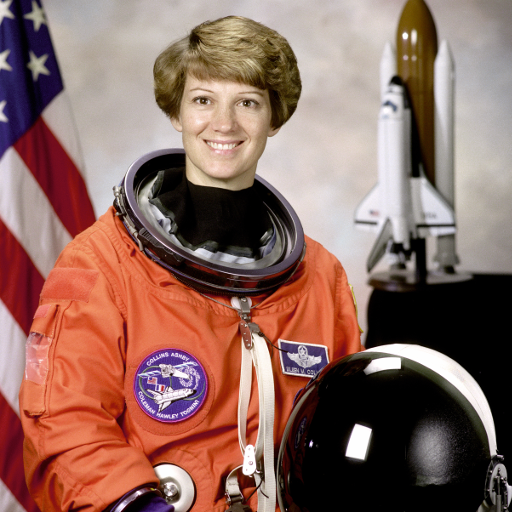
#> input picture lab_2/data/input/01_astronaut.png, 512 x 512 px; the run also reads 1 picture not shown here
$ jupyter execute --allow-errors 02_negative_threshold.ipynb
#> lines starting #> are read from the running program, lines starting #| are printed output that depends on the picture; after the words box and inside, x2 and y2 are one past the last pixel; in counts of white or black regions, pixels touching at a corner belong together
### lab_2/src/common.py
"""Module common.py - Các hàm tiện ích dùng chung cho Bài Lab 2 (Chương 2).

Bao gồm:
- Đọc và lưu ảnh an toàn với đường dẫn tiếng Việt Unicode trên Windows.
- Chuyển đổi không gian màu BGR sang RGB để hiển thị bằng Matplotlib.
- Kiểm tra tính hợp lệ của mảng ảnh đầu vào.
- Tiện ích hiển thị nhiều ảnh cạnh nhau (side-by-side).
"""

from __future__ import annotations

from pathlib import Path
from typing import List, Tuple, Union

import cv2
import matplotlib.pyplot as plt
import numpy as np


def validate_image(image: np.ndarray) -> np.ndarray:
    """Kiểm tra tính hợp lệ của mảng ảnh đầu vào."""
    if not isinstance(image, np.ndarray):
        raise TypeError(f"Ảnh phải là mảng numpy.ndarray, nhận được: {type(image)}")
    if image.dtype != np.uint8:
        raise TypeError(f"Ảnh phải có kiểu dữ liệu uint8, nhận được: {image.dtype}")
    if image.size == 0:
        raise ValueError("Ảnh đầu vào không được rỗng.")
    if image.ndim not in (2, 3):
        raise ValueError(f"Ảnh phải có 2 chiều (ảnh xám) hoặc 3 chiều (ảnh màu), nhận được: {image.ndim} chiều.")
    if image.ndim == 3 and image.shape[2] not in (1, 3, 4):
        raise ValueError(f"Ảnh màu phải có 1, 3 hoặc 4 kênh màu, nhận được: {image.shape[2]} kênh.")
    return image


def read_image(path: Union[str, Path], as_gray: bool = False) -> np.ndarray:
    """Đọc ảnh từ đường dẫn hỗ trợ an toàn Unicode tiếng Việt trên Windows.

    Args:
        path: Đường dẫn tới file ảnh.
        as_gray: Nếu True đọc ảnh thang xám, nếu False đọc ảnh màu BGR.
    """
    p = Path(path).resolve()
    if not p.is_file():
        raise FileNotFoundError(f"Không tìm thấy file ảnh tại: {p}")

    data = np.fromfile(str(p), dtype=np.uint8)
    flag = cv2.IMREAD_GRAYSCALE if as_gray else cv2.IMREAD_COLOR
    img = cv2.imdecode(data, flag)

    if img is None:
        raise ValueError(f"Không thể giải mã file ảnh: {p}")
    return img


def save_image(path: Union[str, Path], image: np.ndarray) -> bool:
    """Lưu ảnh vào đường dẫn hỗ trợ Unicode trên Windows."""
    validate_image(image)
    p = Path(path).resolve()
    p.parent.mkdir(parents=True, exist_ok=True)
    ext = p.suffix.lower() if p.suffix else ".png"

    success, buffer = cv2.imencode(ext, image)
    if not success:
        raise OSError(f"Không thể mã hóa ảnh sang định dạng: {ext}")

    with open(p, "wb") as f:
        f.write(buffer)
    return True


# [71 lines left out: functions bgr_to_rgb, to_grayscale, show_images, not called in this run]

### lab_2/src/negative_threshold.py


# """Module negative_threshold.py - Biến đổi âm bản và cắt ngưỡng (TV3 - Văn Tôn).

# - Mục I.3: Đảo ngược âm bản (Image Negative): pixel_mới = 255 - pixel_cũ
# - Mục I.4: Phân ngưỡng (Thresholding):
#     + Nếu pixel_cũ >= ngưỡng -> pixel_mới = 255 (màu trắng)
#     + Nếu pixel_cũ <  ngưỡng -> pixel_mới = 0   (màu đen)
# - Tích hợp tính Histogram mức xám bằng cv2.calcHist để phân tích ngưỡng.
# """

# from __future__ import annotations

# from typing import Dict, Sequence, Tuple

# import cv2
# import numpy as np


# def to_grayscale(image: np.ndarray) -> np.ndarray:
#     """Chuyển đổi không gian màu sang ảnh đa cấp xám 8-bit (256 mức xám: 0 -> 255).

#     Nếu ảnh đầu vào đã là ảnh xám (2D) thì trả về bản sao.
#     Nếu là ảnh màu BGR/BGRA thì chuyển về ảnh xám bằng cv2.cvtColor.
#     """
#     validate_image(image)
#     if image.ndim == 2:
#         return image.copy()
#     if image.shape[2] == 1:
#         return image[:, :, 0].copy()
#     if image.shape[2] == 3:
#         return cv2.cvtColor(image, cv2.COLOR_BGR2GRAY)
#     if image.shape[2] == 4:
#         return cv2.cvtColor(image, cv2.COLOR_BGRA2GRAY)
#     raise ValueError(f"Số kênh màu không hợp lệ: {image.shape}")


# def image_negative(image: np.ndarray) -> np.ndarray:
#     """Tạo ảnh âm bản theo đúng hàm mẫu trang 7 & công thức trang 6 trong bài giảng.

#     Công thức: pixel_mới = 255 - pixel_cũ
#     """
#     validate_image(image)
#     negative_image = 255 - image
#     return negative_image.astype(np.uint8)


# negative_transform = image_negative


# def validate_threshold_value(thresh: int | float, maxval: int = 255) -> Tuple[int, int]:
#     """Kiểm tra tính hợp lệ của giá trị ngưỡng trong khoảng mức xám 8-bit [0, 255]."""
#     if not isinstance(thresh, (int, float, np.number)) or isinstance(thresh, bool):
#         raise TypeError(f"Ngưỡng (thresh) phải là kiểu số, nhận được: {type(thresh)}")
#     if thresh < 0 or thresh > 255:
#         raise ValueError(f"Ngưỡng (thresh) phải nằm trong khoảng [0, 255], nhận được: {thresh}")
#     if not isinstance(maxval, (int, np.integer)) or not (0 <= int(maxval) <= 255):
#         raise ValueError(f"Giá trị maxval phải nằm trong [0, 255], nhận được: {maxval}")
#     return int(round(float(thresh))), int(maxval)


# def threshold_image(
#     image: np.ndarray,
#     thresh: int | float = 128,
#     maxval: int = 255,
#     invert: bool = False,
# ) -> np.ndarray:
#     """Phân ngưỡng chuyển ảnh xám thành ảnh nhị phân theo công thức Trang 6 bài giảng.

#     Công thức chuẩn (khi invert=False):
#     - Nếu pixel_cũ >= ngưỡng: pixel_mới = 255 (màu trắng)
#     - Nếu pixel_cũ <  ngưỡng: pixel_mới = 0   (màu đen)
#     """
#     t_val, max_val = validate_threshold_value(thresh, maxval)
#     gray = to_grayscale(image)
#     if not invert:
#         binary = np.where(gray >= t_val, max_val, 0)
#     else:
#         binary = np.where(gray >= t_val, 0, max_val)
#     return binary.astype(np.uint8)


# binary_threshold_manual = threshold_image


# def threshold_opencv(
#     image: np.ndarray,
#     thresh: int | float = 128,
#     maxval: int = 255,
#     invert: bool = False,
# ) -> np.ndarray:
#     """Phân ngưỡng bằng hàm cv2.threshold của OpenCV."""
#     t_val, max_val = validate_threshold_value(thresh, maxval)
#     gray = to_grayscale(image)
#     if t_val == 0:
#         return np.full_like(gray, 0 if invert else max_val, dtype=np.uint8)
#     flag = cv2.THRESH_BINARY_INV if invert else cv2.THRESH_BINARY
#     # cv2.threshold kiểm tra điều kiện (pixel > T), nên truyền (t_val - 1) để khớp với (pixel >= t_val)
#     _, binary = cv2.threshold(gray, t_val - 1, max_val, flag)
#     return binary


# def apply_multiple_thresholds(
#     image: np.ndarray,
#     thresholds: Sequence[int | float] = (80, 128, 180),
#     maxval: int = 255,
# ) -> Dict[int, np.ndarray]:
#     """Thử nghiệm nhiều giá trị ngưỡng khác nhau trên cùng một ảnh xám."""
#     if not thresholds:
#         raise ValueError("Danh sách ngưỡng (thresholds) không được rỗng.")
#     gray = to_grayscale(image)
#     results: Dict[int, np.ndarray] = {}
#     for t in thresholds:
#         t_val, _ = validate_threshold_value(t, maxval)
#         results[t_val] = threshold_image(gray, thresh=t_val, maxval=maxval)
#     return results


# def compute_grayscale_histogram(image: np.ndarray) -> np.ndarray:
#     """Tính Histogram mức xám bằng cv2.calcHist theo đúng hướng dẫn """
#     gray = to_grayscale(image)
#     hist = cv2.calcHist([gray], [0], None, [256], [0, 256])
#     return hist.ravel()


# def compute_white_black_stats(binary_image: np.ndarray) -> Dict[str, float]:
#     """Thống kê số lượng và tỷ lệ phần trăm điểm ảnh trắng (255) và đen (0)."""
#     validate_image(binary_image)
#     if binary_image.ndim != 2:
#         raise ValueError("Ảnh đầu vào phải là ảnh nhị phân 2 chiều.")
#     total = binary_image.size
#     white = int(np.count_nonzero(binary_image == 255))
#     black = int(total - white)
#     return {
#         "total_pixels": total,
#         "white_pixels": white,
#         "black_pixels": black,
#         "white_ratio": round(white * 100.0 / total, 2),
#         "black_ratio": round(black * 100.0 / total, 2),
#     }


"""Module negative_threshold.py - Phần 1: Chuyển xám và Ảnh âm bản (TV3 - Văn Tôn).
"""

from __future__ import annotations

import cv2
import numpy as np

try:
    from .common import validate_image
except ImportError:
    from common import validate_image


def to_grayscale(image: np.ndarray) -> np.ndarray:
    """Chuyển đổi ảnh màu BGR hoặc BGRA sang ảnh đa cấp xám 8-bit (0 -> 255).
    Nếu ảnh đầu vào đã là ảnh xám 2 chiều, trả về bản sao của ảnh đó.
    """
    validate_image(image)
    if image.ndim == 2:
        return image.copy()
    if image.shape[2] == 1:
        return image[:, :, 0].copy()
    if image.shape[2] == 3:
        return cv2.cvtColor(image, cv2.COLOR_BGR2GRAY)
    if image.shape[2] == 4:
        return cv2.cvtColor(image, cv2.COLOR_BGRA2GRAY)
    raise ValueError(f"Số kênh màu không hợp lệ: {image.shape}")


def image_negative(image: np.ndarray) -> np.ndarray:
    """Tạo ảnh âm bản bằng cách đảo giá trị pixel
    Công thức: pixel_mới = 255 - pixel_cũ
    Hỗ trợ cả ảnh xám (2D) và ảnh màu (3D).
    """
    validate_image(image)
    # Trừ trực tiếp từng giá trị pixel cho 255
    negative_img = 255 - image
    return negative_img.astype(np.uint8)


def threshold_image(image: np.ndarray, thresh: int = 128, maxval: int = 255) -> np.ndarray:
    """Cắt ngưỡng nhị phân
    - Bước 1: Chuyển ảnh màu sang ảnh xám trước khi threshold.
    - Bước 2: So sánh giá trị pixel với ngưỡng T:
      + Nếu pixel_cũ >= ngưỡng -> 255 (màu trắng)
      + Nếu pixel_cũ <  ngưỡng -> 0   (màu đen)
    """
    # Yêu cầu 1: Chuyển ảnh màu sang ảnh xám trước khi threshold
    gray = to_grayscale(image)

    # Thực hiện phân ngưỡng nhị phân
    binary = np.where(gray >= thresh, maxval, 0)
    return binary.astype(np.uint8)


def apply_multiple_thresholds(image: np.ndarray, thresholds: list[int] = [80, 128, 180]) -> dict[int, np.ndarray]:
    """Yêu cầu 3 & 4 của nhóm trưởng: Thử ít nhất 3 giá trị ngưỡng khác nhau
    và quan sát sự thay đổi vùng đen/trắng.
    """
    gray = to_grayscale(image)
    results = {}
    for t in thresholds:
        results[t] = threshold_image(gray, thresh=t)
    return results


def compute_white_black_ratio(binary_image: np.ndarray) -> dict:
    """Thống kê số lượng và tỷ lệ phần trăm vùng trắng/đen để quan sát sự thay đổi."""
    validate_image(binary_image)
    total = binary_image.size
    white = int(np.count_nonzero(binary_image == 255))
    black = int(total - white)
    return {
        "white_pixels": white,
        "black_pixels": black,
        "white_percent": round(white * 100.0 / total, 2),
        "black_percent": round(black * 100.0 / total, 2),
    }

### lab_2/notebook/02_negative_threshold.ipynb
# BÀI LAB XỬ LÝ ẢNH – CHƯƠNG 2: CÁC THUẬT TOÁN XỬ LÝ ẢNH
## Phần 02: Biến đổi âm bản (Image Negative) và Cắt ngưỡng (Thresholding)
- **Thành viên thực hiện:** TV3 – Văn Tôn
- **Nội dung:**
  1. Đảo ngược âm bản ($s = 255 - r$)[cite: 6, 7].
  2. Chuyển ảnh màu sang ảnh xám trước khi thực hiện cắt ngưỡng[cite: 3, 6].
  3. Thử nghiệm nhiều giá trị ngưỡng và quan sát sự thay đổi vùng đen/trắng[cite: 6].
  4. Ứng dụng nhị phân hóa trong phân đoạn ảnh cơ bản[cite: 2, 3].


[cell 1]
import sys
from pathlib import Path
import cv2
import numpy as np
import matplotlib.pyplot as plt

# Thiết lập đường dẫn tương đối chuẩn trong project
LAB2_DIR = Path.cwd().resolve().parent if Path.cwd().name == "notebook" else Path.cwd().resolve() / "lab_2"
SRC_DIR = LAB2_DIR / "src"
INPUT_DIR = LAB2_DIR / "data" / "input"
OUTPUT_DIR = LAB2_DIR / "data" / "output"
FIG_DIR = LAB2_DIR / "result" / "figures" / "tv3_negative_threshold"

OUTPUT_DIR.mkdir(parents=True, exist_ok=True)
FIG_DIR.mkdir(parents=True, exist_ok=True)

if str(SRC_DIR) not in sys.path:
    sys.path.insert(0, str(SRC_DIR))

from common import read_image, save_image
from negative_threshold import (
    to_grayscale,
    image_negative,
    threshold_image,
    apply_multiple_thresholds,
    compute_white_black_ratio,
)

# Đọc ảnh thử nghiệm từ thư mục input của nhóm
img_color = read_image(INPUT_DIR / "01_astronaut.png", as_gray=False)
#> in read_image, img is the input picture: shape (512, 512, 3); mean B, G, R 96.5, 105.8, 141.6
img_gray = read_image(INPUT_DIR / "04_camera.png", as_gray=True)
#> call 2 of read_image, with as_gray = True
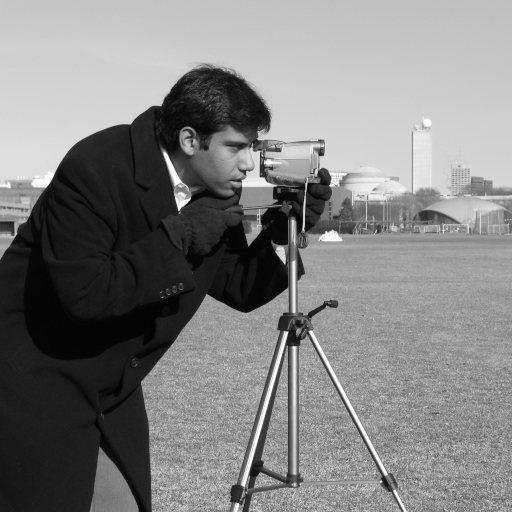
#> input picture lab_2/data/input/04_camera.png, 512 x 512 px
#> in read_image, img is the input picture: shape (512, 512); min 0, max 255, mean 129.1

print("Đã tải thành công ảnh đầu vào!")
print(f"Kích thước ảnh màu: {img_color.shape}, Ảnh xám: {img_gray.shape}")
#| Kích thước ảnh màu: (512, 512, 3), Ảnh xám: (512, 512)

---
### Thực nghiệm 1: Tạo ảnh âm bản (Image Negative)
- Thực hiện đảo ngược cường độ sáng theo công thức $\text{pixel\_mới} = 255 - \text{pixel\_cũ}$ trên cả ảnh xám `04_camera.png` và ảnh màu `01_astronaut.png`[cite: 6, 7].

[cell 2]
# Thực nghiệm 1: Tạo ảnh âm bản bằng cách đảo giá trị pixel
neg_gray = image_negative(img_gray)
#> in image_negative, `negative_img = 255 - image`:
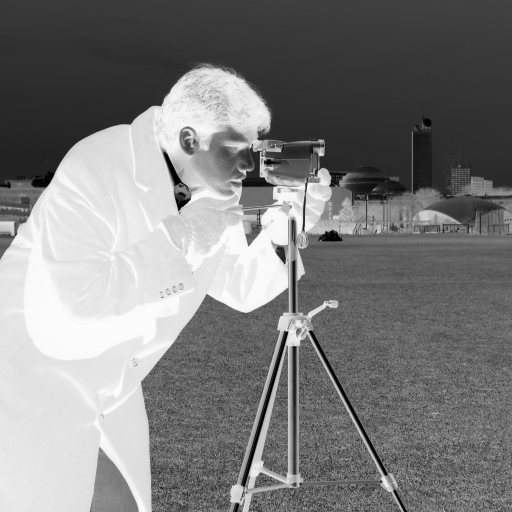
#> negative_img: shape (512, 512); min 0, max 255, mean 125.9
neg_color = image_negative(img_color)
#> in image_negative (call 2), `negative_img = 255 - image`:
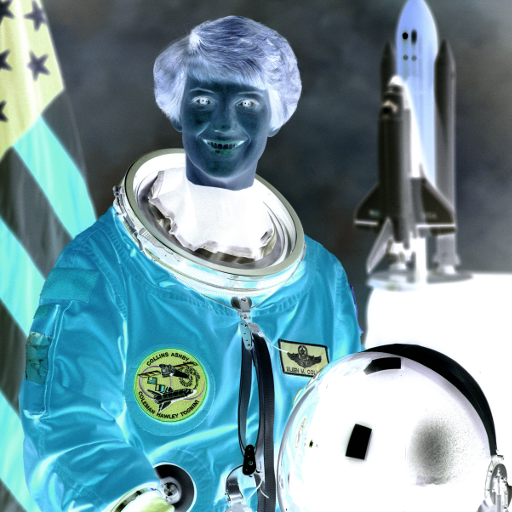
#> negative_img: shape (512, 512, 3); mean B, G, R 158.5, 149.2, 113.4

# Lưu kết quả vào thư mục output và figures của nhóm
save_image(OUTPUT_DIR / "04_camera_negative.png", neg_gray)
save_image(OUTPUT_DIR / "01_astronaut_negative.png", neg_color)

# Hiển thị ảnh gốc và ảnh âm bản cạnh nhâu
fig, axes = plt.subplots(2, 2, figsize=(10, 9))
axes[0, 0].imshow(img_gray, cmap="gray", vmin=0, vmax=255)
axes[0, 0].set_title("Ảnh xám gốc (04_camera.png)")
axes[0, 0].axis("off")

axes[0, 1].imshow(neg_gray, cmap="gray", vmin=0, vmax=255)
axes[0, 1].set_title("Ảnh xám âm bản (s = 255 - r)")
axes[0, 1].axis("off")

axes[1, 0].imshow(cv2.cvtColor(img_color, cv2.COLOR_BGR2RGB))
axes[1, 0].set_title("Ảnh màu gốc (01_astronaut.png)")
axes[1, 0].axis("off")

axes[1, 1].imshow(cv2.cvtColor(neg_color, cv2.COLOR_BGR2RGB))
axes[1, 1].set_title("Ảnh màu âm bản (Đảo 3 kênh R, G, B)")
axes[1, 1].axis("off")

plt.tight_layout()
plt.savefig(FIG_DIR / "01_image_negative_comparison.png", dpi=150, bbox_inches="tight")
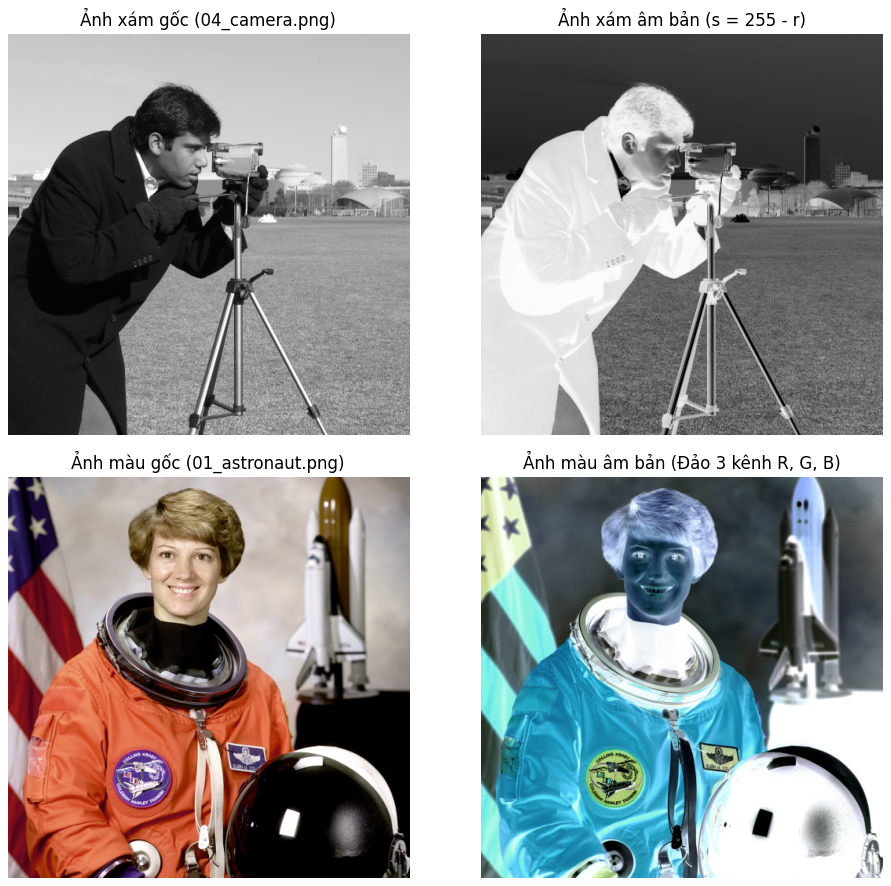
#> figure drawn by matplotlib, 4 panels
plt.show()

---
### Thực nghiệm 2: Chuyển đổi không gian màu và Cắt ngưỡng (Thresholding) với 3 giá trị khác nhau
- **Bước 1:** Chuyển ảnh màu sang ảnh đa cấp xám 8-bit (`to_grayscale`)[cite: 3, 6].
- **Bước 2:** Thử nghiệm cắt ngưỡng tại 3 mức $T \in \{80, 128, 180\}$ để quan sát sự thay đổi diện tích vùng trắng ($\ge T$) và vùng đen ($< T$)[cite: 6].

[cell 3]
gray_astronaut = to_grayscale(img_color)
#> in to_grayscale, `return cv2.cvtColor(image, cv2.COLOR_BGR2GRAY)`:
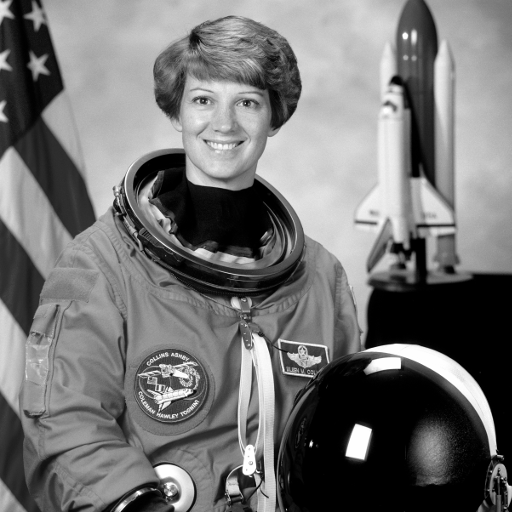
#> returned value: shape (512, 512); min 0, max 255, mean 115.4

# Thử nghiệm 3 giá trị ngưỡng khác nhau
thresholds = [80, 128, 180]
thresh_results = apply_multiple_thresholds(gray_astronaut, thresholds=thresholds)
#> the loop in apply_multiple_thresholds, `for t in thresholds:` made 3 passes
#> pass 1, in threshold_image, `binary = np.where(gray >= thresh, maxval, 0)`:
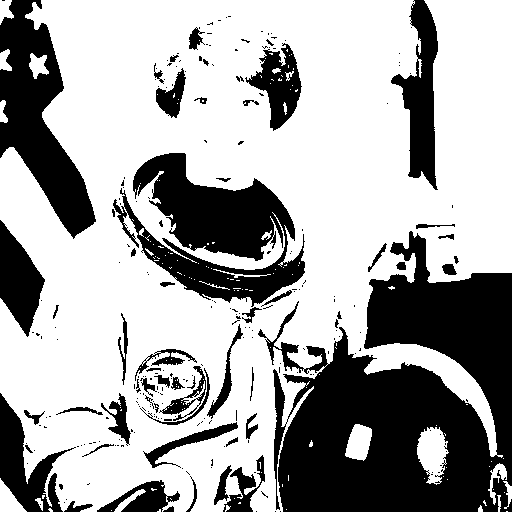
#> binary: shape (512, 512) int64; 66% white; 248 black regions (190 under 20 px), largest, box (x1, y1, x2, y2) and area: (258, 231, 512, 512) 42341, (113, 153, 305, 307) 14143, (0, 0, 96, 239) 10196
#> after the loop in apply_multiple_thresholds, `for t in thresholds:`: results = 3 items
#> thresh_results = 3 items
#> (the rest of the program and of its run is left out)
